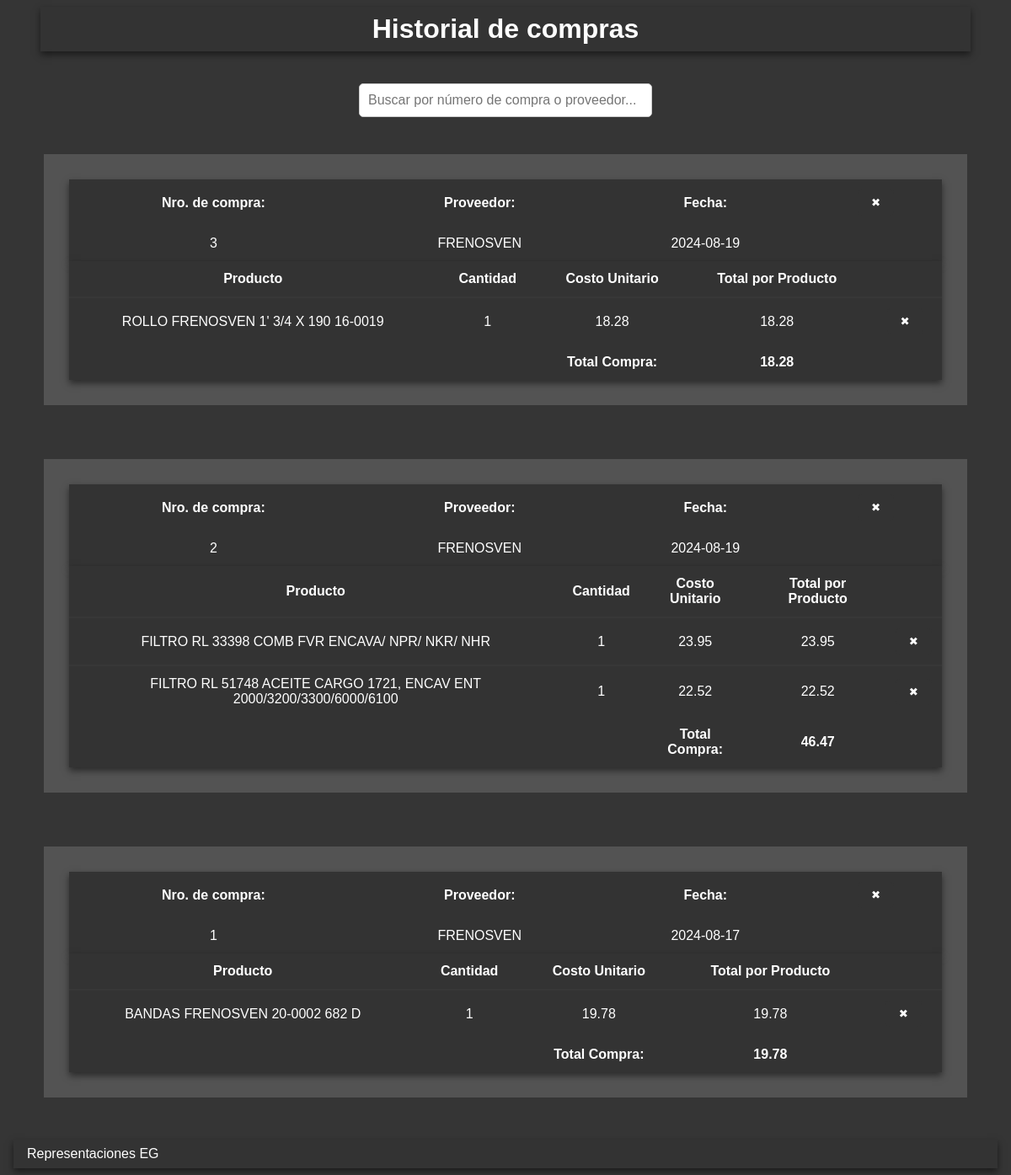
Screenshot of /historial_compras/historial_compras with the database file from the repository.
### tables this page shows
CREATE TABLE Compras (
    id INTEGER PRIMARY KEY AUTOINCREMENT,
    proveedor_id INTEGER,
    numero_compra TEXT NOT NULL,
    fecha DATE NOT NULL,
    total_compra REAL,
    FOREIGN KEY (proveedor_id) REFERENCES Proveedores(id)
);

CREATE TABLE Proveedores (
    id INTEGER PRIMARY KEY AUTOINCREMENT,
    nombre TEXT NOT NULL
);

CREATE TABLE Productos_Compras (
    id INTEGER PRIMARY KEY AUTOINCREMENT,
    compra_id INTEGER,
    producto_id INTEGER,
    cantidad INTEGER NOT NULL,
    costo REAL NOT NULL,
    FOREIGN KEY (compra_id) REFERENCES Compras(id),
    FOREIGN KEY (producto_id) REFERENCES Inventario(id)
);

CREATE TABLE inventario (
    id INTEGER PRIMARY KEY AUTOINCREMENT,
    PRODUCTO TEXT,
    CANTIDAD INTEGER,
    PRECIO REAL,
    COSTO REAL,
    TIPO_DE_PRODUCTO TEXT,
    MARCA TEXT
);

### routes/compras/subfunciones/historial_compras.py (the view)
@historial_compras_bp.route('/historial_compras')
def historial_compras():
    db = get_db()
    cursor = db.execute('''SELECT c.id AS compra_id, c.numero_compra, c.fecha, p.nombre AS proveedor
                        FROM Compras c
                        JOIN Proveedores p ON c.proveedor_id = p.id
                        ORDER BY c.numero_compra''')
    compras = cursor.fetchall()
    print("Todos los compra_id en la lista de compras:", [compra['numero_compra'] for compra in compras])
    cursor.execute('''SELECT cp.compra_id, cp.producto_id, i.PRODUCTO AS producto, cp.cantidad, cp.costo
                   FROM Productos_compras cp
                   JOIN Inventario i ON cp.producto_id = i.id''')
    productos = cursor.fetchall()
    productos_por_compra = {}
    for producto in productos:
        compra_id = producto['compra_id']
        if compra_id not in productos_por_compra:
            productos_por_compra[compra_id] = []
        productos_por_compra[compra_id].append({
            'producto_id': producto['producto_id'],
            'producto': producto['producto'],
            'cantidad': producto['cantidad'],
            'costo': producto['costo']
        })
    print("productos por compra", productos_por_compra)
    compras_agrupadas = []
    for compra in compras:
        compra_id = int(compra['numero_compra'])
        print(f"Procesando compra_id: {compra_id} (tipo: {type(compra_id)})")
        productos = productos_por_compra.get(compra_id, [])
        print(f"Productos obtenidos para compra_id {compra_id}: {productos}")
        total_compra = sum(float(p['cantidad']) * float(p['costo']) for p in productos)
        compras_agrupadas.append({
            'numero_compra': compra['numero_compra'],
            'proveedor': compra['proveedor'],
            'fecha': compra['fecha'],
            'productos': productos,
            'total_compra': total_compra
        })
    print("compras agrupadas:", compras_agrupadas)
    return render_template('/compras/historial_compras.html', compras=compras_agrupadas)

### app.py (called while the page is built)
def create_app():
    app = Flask(__name__, template_folder='templates')
    app.config['SECRET_KEY'] = cargar_clave_secreta()
    @app.before_request
    def before_request():
        g.db = get_db()
    @app.teardown_appcontext
    def teardown_appcontext(error):
        close_db(error)
    @app.route('/')
    def index():
        return render_template('index.html')
    app.register_blueprint(ventas_bp)
    app.register_blueprint(compras_bp)
    app.register_blueprint(clientes_bp)
    app.register_blueprint(inventario_bp)
    return app

### routes/database.py (called while the page is built)
def get_db():
    if 'db' not in g:
        g.db = sqlite3.connect(DATABASE)
        g.db.row_factory = sqlite3.Row
    return g.db

### templates/compras/historial_compras.html (shortened to what this page needs)
<!DOCTYPE html>
<html lang="en">
<head>
    <link rel="stylesheet" href="//code.jquery.com/ui/1.12.1/themes/base/jquery-ui.css">
    <link rel="stylesheet" href="/static/css/global/style.css">
</head>
<body>
    <header>
        <h1>Historial de compras</h1>
    </header>
    <main>
        <input type="text" id="buscador" placeholder="Buscar por número de compra o proveedor...">
        <div class="contenedor-compras">
            {% for compra in compras | reverse %}
            <section class="contenedor">
                <table class="info-proveedor">
                    <thead>
                        <tr>
                            <th><strong>Nro. de compra:</strong></th>
                            <th><strong>Proveedor:</strong></th>
                            <th><strong>Fecha:</strong></th>
                            <th><button class="eliminar-compra" title="Eliminar Compra" data-compra-id="{{ compra.numero_compra }}">&#x2716;</button></th>
                        </tr>
                    </thead>
                    <tbody>
                        <tr>
                            <td>{{ compra.numero_compra }}</td>
                            <td>{{ compra.proveedor }}</td>
                            <td>{{ compra.fecha }}</td>
                            <td></td>
                        </tr>
                    </tbody>
                </table>
                <table class="info-productos">
                    <thead>
                        <tr class="info-productos-head">
                            <th>Producto</th>
                            <th>Cantidad</th>
                            <th>Costo Unitario</th>
                            <th>Total por Producto</th>
                            <th></th>
                        </tr>
                    </thead>
                    <tbody>
                        {% for producto in compra.productos %}
                        <tr class="info-productos-body">
                            <td>{{ producto.producto }}</td>
                            <td>{{ producto.cantidad }}</td>
                            <td>{{ producto.costo }}</td>
                            <td>{{ producto.cantidad * producto.costo }}</td>
                            <td>
                                <button class="eliminar-producto" title="Eliminar Producto" data-compra-id="{{ compra.numero_compra }}" data-producto-id="{{ producto.producto_id }}">&#x2716;</button>
                            </td>
                        </tr>
                        {% endfor %}
                    </tbody>
                    <tfoot>
                        <tr class="total-compra-row">
                            <td></td>
                            <td></td>
                            <td><strong>Total Compra:</strong></td>
                            <td><strong>{{ compra.total_compra }}</strong></td>
                            <td></td>
                        </tr>
                    </tfoot>
                </table>
            </section>
            {% endfor %}
        </div>
    </main>
    <footer>
        <span>Representaciones EG</span>
    </footer>
</body>
</html>

### static/css/global/style.css (style rules this page uses)
* { margin: 0; padding: 0; box-sizing: border-box; }
body { font-family: Arial, sans-serif; margin: 0; padding: 0; display: flex; flex-direction: column; min-height: 100vh; background-color: rgba(51, 51, 51, 0.99) }
header { padding: 0.5rem 10rem; margin: 0.5rem 3rem; background-color: #333; color: white; text-align: center; font-size: 1rem; box-shadow: 0 4px 8px rgba(0, 0, 0, 0.5); }
main { flex: 1; display: flex; flex-direction: column; justify-content: center; align-items: center; padding: 10px 20px; }
footer { padding: 0.5rem 1rem; margin: 0.5rem 1rem; background-color: #333; color: white; text-align: left; box-shadow: 0 4px 8px rgba(0, 0, 0, 0.5); }

### static/css/components/formularios.css (style rules this page uses)
input[type="text"], input[type="date"] { width: 100%; padding: 0.5rem; margin-bottom: 0.75rem; border: 1px solid #ccc; border-radius: 5px; }

### static/css/components/tablas.css (style rules this page uses)
table { width: 100%; border-collapse: collapse; box-shadow: 0 4px 8px rgba(0, 0, 0, 0.5); }
table th, table td { color: white; background-color: #333 ; padding: 0.75rem; text-align: center; }
table th { background-color: #333; }
table td button, table th button { background-color: #333; color: white; border: none; padding: 0.5rem 1rem; cursor: pointer; border-radius: 5px; }

### static/css/layouts/botones.css (style rules this page uses)
button { transition: transform 0.3s, box-shadow 0.3s, background-color 0.6s; }

### static/css/sections/ventas/historial_ventas.css (style rules this page uses)
#buscador { width: 30%; padding: 10px; margin-top: 20px; font-size: 16px; border: 1px solid #ccc; border-radius: 5px; }
.contenedor { flex: 1; margin: 2rem; border: 30px solid rgba(255, 255, 255, 0.15); }
.info-productos-body { border-top: 2px solid rgba(255, 255, 255, 0.02); }

### static/css/sections/compras/historial_compras.css (style rules this page uses)
#buscador { width: 30%; padding: 10px; margin-top: 20px; font-size: 16px; border: 1px solid #ccc; border-radius: 5px; }
.contenedor-compras { display: flex; flex-wrap: wrap; flex-direction: column; justify-content: space-between; }
.contenedor { flex: 1; margin: 2rem; border: 30px solid rgba(255, 255, 255, 0.15); }
.info-productos-body { border-top: 2px solid rgba(255, 255, 255, 0.02); }

### rows the page displays
Compras: numero_compra "3", proveedor "FRENOSVEN", fecha "2024-08-19", total_compra "18.28"
Productos_Compras: producto "ROLLO FRENOSVEN 1' 3/4 X 190 16-0019", cantidad "1", costo "18.28", producto.cantidad*producto.costo "18.28"
Compras: numero_compra "2", proveedor "FRENOSVEN", fecha "2024-08-19", total_compra "46.47"
Productos_Compras: producto "FILTRO RL 33398 COMB FVR ENCAVA/ NPR/ NKR/ NHR", cantidad "1", costo "23.95", producto.cantidad*producto.costo "23.95"
Productos_Compras: producto "FILTRO RL 51748 ACEITE CARGO 1721, ENCAV ENT 2000/3200/3300/6000/6100", cantidad "1", costo "22.52", producto.cantidad*producto.costo "22.52"
Compras: numero_compra "1", proveedor "FRENOSVEN", fecha "2024-08-17", total_compra "19.78"
Productos_Compras: producto "BANDAS FRENOSVEN 20-0002 682 D", cantidad "1", costo "19.78", producto.cantidad*producto.costo "19.78"
